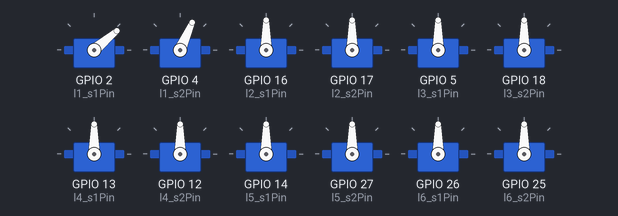
This sketch was run on a simulated ESP32. On the bench: 12 × servo. What the sketch prints to the serial monitor is not drawn.

Above: at 15.05 s.
Timing chart, 0 to 22.1 s (numbered marks = the images above):
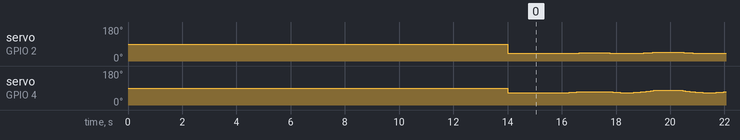

The sketch:

straight_line.ino
```cpp
#include <ESP32Servo.h>
#include <Wire.h>
#include <Adafruit_PWMServoDriver.h>

// PCA9685 object (default I2C address 0x40)
Adafruit_PWMServoDriver pwm = Adafruit_PWMServoDriver(0x40);

// servo min/max pulse lengths
#define SERVO_MIN 150  // 0 degrees (out of 4096)
#define SERVO_MAX 600  // 180 degrees (out of 4096)

int servo1_channel = 0;  // servo connected to servo1_channel 0
int servo2_channel = 1;
int servo5_channel = 4;
int servo6_channel = 5;
int servo7_channel = 6;
int servo8_channel = 7;
int servo9_channel = 8;
int servo10_channel = 9;
int servo11_channel = 10;
int servo12_channel = 11;

Servo l1_s1;
Servo l1_s2;
Servo l2_s1;
Servo l2_s2;
Servo l3_s1;
Servo l3_s2;
Servo l4_s1;
Servo l4_s2;
Servo l5_s1;
Servo l5_s2;
Servo l6_s1;
Servo l6_s2;

float theta1;
float theta = 0;
float theta2;
float theta3;
// height off the ground from shaft of servo1
float h = 60.0;
// distance of line away from servo 1
float x = 130.0;
// leg 1 and leg 2
float l1 = 100.0;
float l2 = 150.0;

const int l1_s1Pin = 2;
const int l1_s2Pin = 4;
const int l2_s1Pin = 16;
const int l2_s2Pin = 17;
const int l3_s1Pin = 5;
const int l3_s2Pin = 18;
const int l4_s1Pin = 13;
const int l4_s2Pin = 12;
const int l5_s1Pin = 14;
const int l5_s2Pin = 27;
const int l6_s1Pin = 26;
const int l6_s2Pin = 25;

int currentAngle = 90;
int angleDiffMax = 30;
int targetAngle = 70;
int lowAngle = 70;
int hiAngle = 120;

void setup() {

  Serial.begin(115200);
  pwm.begin();          // initialize PCA9685
  pwm.setPWMFreq(50);   // set frequency to 50 Hz (typical for servos)
  delay(10000); // let capacitors charge up

  adjustThetas();

  l1_s1.setPeriodHertz(50);    // Standard servo frequency
  l1_s2.setPeriodHertz(50);
  l2_s1.setPeriodHertz(50);
  l2_s2.setPeriodHertz(50);
  l3_s1.setPeriodHertz(50);
  l3_s2.setPeriodHertz(50);
  l4_s1.setPeriodHertz(50);
  l4_s2.setPeriodHertz(50);
  l5_s1.setPeriodHertz(50);
  l5_s2.setPeriodHertz(50);
  l6_s1.setPeriodHertz(50);
  l6_s2.setPeriodHertz(50);

  l1_s1.attach(l1_s1Pin, 500, 2400); // Pin, min pulse width, max pulse width
  l1_s2.attach(l1_s2Pin, 500, 2400);
  l2_s1.attach(l2_s1Pin, 500, 2400);
  l2_s2.attach(l2_s2Pin, 500, 2400);
  l3_s1.attach(l3_s1Pin, 500, 2400);
  l3_s2.attach(l3_s2Pin, 500, 2400);
  l4_s1.attach(l4_s1Pin, 500, 2400);
  l4_s2.attach(l4_s2Pin, 500, 2400);
  l5_s1.attach(l5_s1Pin, 500, 2400);
  l5_s2.attach(l5_s2Pin, 500, 2400);
  l6_s1.attach(l6_s1Pin, 500, 2400);
  l6_s2.attach(l6_s2Pin, 500, 2400);

  Serial.print("theta1: ");
  Serial.print(theta1);
  Serial.println(" degrees");
  Serial.print("theta2: ");
  Serial.print(theta2);
  Serial.println(" degrees");
  Serial.print("theta3: ");
  Serial.print(theta3);
  Serial.println(" degrees");

  delay(1000);
  pwm.setPWM(servo1_channel, 0, angleToPulse(currentAngle));
  pwm.setPWM(servo2_channel, 0, angleToPulse(currentAngle));
  l1_s1.write(currentAngle);
  l1_s2.write(currentAngle);
  l2_s1.write(currentAngle);
  l2_s2.write(currentAngle);
  l3_s1.write(currentAngle);
  l3_s2.write(currentAngle);
  l4_s1.write(currentAngle);
  l4_s2.write(currentAngle);
  l5_s1.write(currentAngle);
  l5_s2.write(currentAngle);
  l6_s1.write(currentAngle);
  l6_s2.write(currentAngle);
  delay(3000);
  l1_s1.write(90 - (theta3 + theta2 - 90));
  l1_s2.write(90 - (90 - theta1));
  delay(1000);
}

void loop() {
  // servo1 back and forth
  if (currentAngle > targetAngle) {
    delay(1000); // wait before changing direction
    for (int pos = currentAngle; pos >= targetAngle; pos--) {

      pwm.setPWM(servo1_channel, 0, angleToPulse(pos));
      pwm.setPWM(servo2_channel, 0, angleToPulse(180-pos));
      pwm.setPWM(servo5_channel, 0, angleToPulse(180-pos));
      pwm.setPWM(servo6_channel, 0, angleToPulse(pos));
      pwm.setPWM(servo9_channel, 0, angleToPulse(pos));
      pwm.setPWM(servo10_channel, 0, angleToPulse(180-pos));

      theta = pos - 90;
      moveServos();
      delay(30);
    }
  }
  else{
    delay(1000); // wait before changing direction
    for (int pos = currentAngle; pos <= targetAngle; pos++) {

      pwm.setPWM(servo1_channel, 0, angleToPulse(pos));
      pwm.setPWM(servo2_channel, 0, angleToPulse(180-pos));
      pwm.setPWM(servo5_channel, 0, angleToPulse(180-pos));
      pwm.setPWM(servo6_channel, 0, angleToPulse(pos));
      pwm.setPWM(servo9_channel, 0, angleToPulse(pos));
      pwm.setPWM(servo10_channel, 0, angleToPulse(180-pos));

      theta = pos - 90;
      moveServos();
      delay(30); // speed (smaller = faster)
    }
  }

  currentAngle = targetAngle;

  //back and forth
  targetAngle = (targetAngle == hiAngle) ? lowAngle : hiAngle;
}

void adjustThetas(){
  float thetaRad = theta / (180.0 / PI);
  float L = x / cos(thetaRad);
  float D = sqrt(sq(h) + sq(L));
  float numerator = sq(D) - sq(l1) - sq(l2);
  float denominator = -2.0 * (l1) * (l2);
  float ratio = numerator / denominator;
  ratio = constrain(ratio, -1.0, 1.0);
  float angleRad = acos(ratio);
  theta1 = angleRad * (180.0 / PI);

  numerator = sq(l2) - sq(l1) - sq(D);
  denominator = -2.0 * (l1) * D;
  ratio = numerator / denominator;
  ratio = constrain(ratio, -1.0, 1.0);
  angleRad = acos(ratio);
  theta2 = angleRad * (180.0 / PI);

  theta3 = atan(L/h) * (180.0 / PI);;
}

void moveServos(){
  adjustThetas();
  float servo3Ang = 90 - (theta3 + theta2 - 90);
  l1_s1.write(servo3Ang);
  l1_s2.write(90 - (90 - theta1));
}

void middleLegCal(){
  float midY = x * tan(angleDiffMax);
  float midX = (midY / 2) / tan(angleDiffMax / 2);
}

// function to map angle (0–180°) to PCA9685 pulse length
int angleToPulse(int angle) {
  return map(angle, 0, 180, SERVO_MIN, SERVO_MAX);
}
```

Measured:
- by itself, servo on GPIO 2 (l1_s1Pin): repeats every 5.4 s: 41° 0.44 s, 42° 0.17 s, 43° 1.1 s, 42° 0.17 s, 41° 0.44 s, 40° 0.03 s, 41° 0.44 s, 42° 0.17 s, 43° 0.13 s, 44° 0.10 s, 45° 0.10 s, 46° 1.1 s, 45° 0.10 s, 44° 0.10 s, 43° 0.13 s, 42° 0.17 s, 41° 0.44 s, 40° 0.03 s
